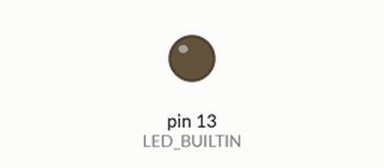
Recording of a sketch running on a simulated Arduino Uno, built with avr-gcc and run on an emulated ATmega328P. On the bench: output pins drawn as LEDs (lit = HIGH). What the sketch prints to the serial monitor is not drawn.

Above: at 1.55 s.
At 4.1 s:
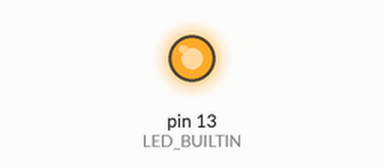
Timing chart, 0 to 8.1 s (numbered marks = the images above):
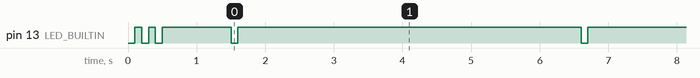

The sketch:

samd21_unique_id_test.ino
```cpp
#include <Arduino.h>

#if !defined(__SAMD21G18A__)
#error "This sketch is only for SAMD21G18A."
#endif

// on Xiao SAMD21, LOW = ON
const auto LED_ON = LOW;
const auto LED_OFF = HIGH;

void blink(uint8_t cnt = 3) {
  for (byte i = 0; i < cnt; i++) {
    if (i) {
      delay(100);
    }
    digitalWrite(LED_BUILTIN, LED_ON);
    delay(100);
    digitalWrite(LED_BUILTIN, LED_OFF);
  }
}

void setup() {
  pinMode(LED_BUILTIN, OUTPUT);
  Serial.begin(9600);  // baud is arbitrary for USB Serial
  blink();
  delay(1000);
}

void loop() {

  uint32_t uid_buffer[4];

  uid_buffer[0] = *((volatile uint32_t *)0x0080A00C);
  uid_buffer[1] = *((volatile uint32_t *)0x0080A040);
  uid_buffer[2] = *((volatile uint32_t *)0x0080A044);
  uid_buffer[3] = *((volatile uint32_t *)0x0080A048);

  Serial.print("Unique ID: ");
  for (auto i = 0; i < sizeof(uid_buffer); i++) {
    byte b = *((byte *)uid_buffer + i);
    if (b < 0x10) {
      Serial.print("0");
    }
    Serial.print(b, HEX);
  }
  Serial.println();

  blink(1);

  delay(5000);
}
```

Measured:
- by itself, pin 13 (LED_BUILTIN): goes LOW 0.10 s, HIGH 0.10 s, LOW 0.10 s, HIGH 1.0 s, 25 × (LOW 0.10 s, HIGH 5.0 s), LOW 0.10 s, then HIGH
